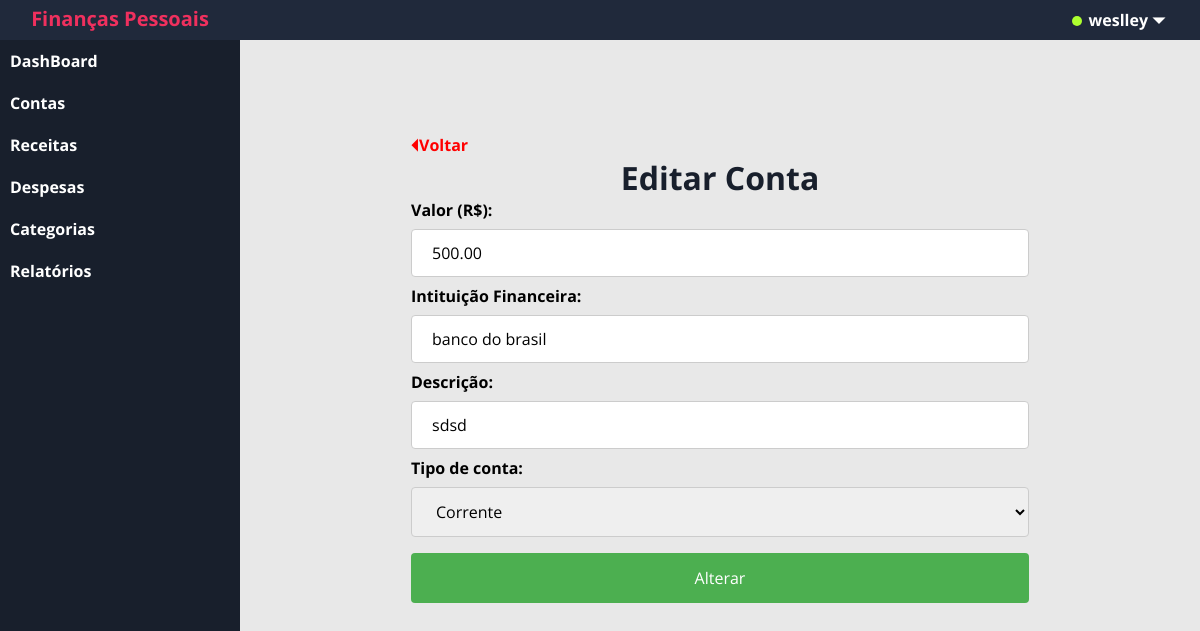
The page /?c=contas&m=editar&id=11 (signed in) on the database its author committed.
### tables this page shows
CREATE TABLE `conta` (
  `id` int(11) NOT NULL,
  `valor` double(10,2) NOT NULL,
  `instFinanca` varchar(60) NOT NULL,
  `descricao` varchar(60) NOT NULL,
  `tipo_conta` varchar(8) NOT NULL,
  `id_usuario` int(11) NOT NULL
);

### app/controller/Contas.php (called while the page is built, shortened)
<?php
class Contas extends Controller
    {
        public function editar()
        {
            if(!$id = Validacao::id('id')){header('location: ./?c=contas');exit;}
            try {
                $conta = Conta::find($id);
            }
            catch(\Exception $e)
            {
                Transaction::rollback();
                echo $e->getMessage();
            }
            $this->view([
                'template/header',
                'conta/editar',
                'template/footer'
            ],[
                'usuario_logado' => Usuario::get('nome'),
                'contaItem'      => $conta,
                'msg'            => FlashMessage::get()
            ]);
        }
    }

### app/model/Record.php (called while the page is built, shortened)
<?php
    abstract class Record
    {
        protected array $data;
        public function __set($prop,$value)
        {
           if(method_exists($this,'set_'.$prop))
           {
            call_user_func(array($this,'set_'.$prop),$value);
           }
           else
           {
               if($value == null)
               {
                   unset($this->data[$prop]);
               }
               else{
                   $this->data[$prop] = $value;
               }
           }
        }
        public function __get($prop)
        {
           if(method_exists($this,'get_'.$prop))
           {
            return call_user_func(array($this,'get_'.$prop));
           }
           else
           {
               if(isset($this->data[$prop]))
               {
                   return $this->data[$prop];
               }
           }
        }
        public function getEntity()
        {
            $class = get_class($this);
            return constant("{$class}::TABLENAME");
        }
        public function load($id)
        {
            $sql  = "SELECT * FROM {$this->getEntity()} ";
            $sql .= " WHERE id=".(int) $id;
            if($conn = Transaction::get())
            {
                $result = $conn->query($sql);
                if($result)
                {
                    $object = $result->fetchObject(get_class($this));
                }
                return $object;
            }
            else
            {
                throw new \Exception('Não há transação ativa!');
            }
        }
        public static function find($id)
        {
            $ar = new $classname;
            return $ar->load($id);
        }
    }

### app/view/conta/editar.php (the view, shortened to what this page needs)
<div id="form-editar-conta">
    <a href="./?c=contas" class="voltar">&#9204;Voltar</a>
    <h1 id="titulo-conta">Editar Conta</h1>
    <form action="./?c=contas&m=editar&id=<?= $_GET['id'] ?>" method="POST">
        <label for="fname">Valor (R$):</label>
        <input type="number" step="0.01" name="valor" min="0.01" placeholder="0,00" value="<?=$contaItem->valor?>">
        <label for="instFinanceira">Intituição Financeira:</label>
        <input type="text" id="fname" name="instFinanceira" placeholder="Intituição Financeira..." value="<?=$contaItem->instFinanca?>">
        <label for="fname">Descrição:</label>
        <input type="text" id="fname" name="descricao" placeholder="Descrição..." value="<?=$contaItem->descricao?>">
        <label for="tipo_conta">Tipo de conta: </label>
        <select name="tipo_conta">
            <option value="corrente" <?= $contaItem->tipo_conta == 'corrente' ? 'Selected': '' ?>>Corrente</option>
        </select>
        <input type="submit" value="Alterar">
    </form>
</div>

### app/controller/Controller.php (shortened to what this page needs)
<?php
    abstract class Controller
    {
        protected function view(array $templates,array $dados = array())
        {
            foreach($templates as $template)
            {
                require_once __DIR__."/../view/{$template}.php";
            }
        }
    }

### assets/css/style.css (style rules this page uses)
* { padding: 0px; margin: 0px; font-family: 'Open Sans', sans-serif; box-sizing: border-box; }
input,select { font-size: 16px; }
label { font-weight: bold; }
#titulo-conta { text-align: center; font-weight: bold; color: #181F2C; }
#form-editar-conta input[type=text],#form-editar-conta input[type=number] ,#form-editar-conta select { width: 100%; padding: 12px 20px; margin: 8px 0; display: inline-block; border: 1px solid #ccc; border-radius: 4px; box-sizing: border-box; }
#form-editar-conta input[type=submit] { width: 100%; background-color: #4CAF50; color: white; padding: 14px 20px; margin: 8px 0; border: none; border-radius: 4px; cursor: pointer; }
#form-editar-conta { border-radius: 5px; width: 70%; margin: 8vh auto 0 auto ; padding: 20px; }
.voltar { text-decoration: none; color: red; font-weight: bold; }

### rows shown on the page
conta: valor "500.00", instFinanceira "banco do brasil", descricao "sdsd"
